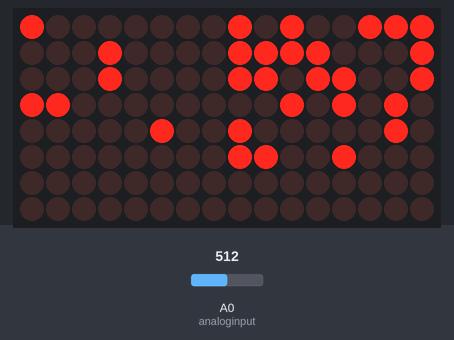
Bench run of a sketch on a simulated Arduino Uno, built with avr-gcc and run on an emulated ATmega328P. Shown: 16×8 LED matrix. Inputs (shaded band) come from the test bench; at power-on: A0 (analoginput) = 512. Random numbers use the default seed unless the sketch sets one; what the sketch prints to the serial monitor is not drawn.

Above: at 2.4 s.
2.5 s: A0 (analoginput) set to 779
10.9 s: A0 (analoginput) set to 813
At 18.25 s:
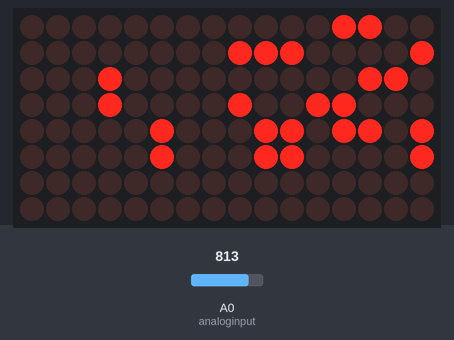
19.3 s: A0 (analoginput) set to 740
At 26.7 s:
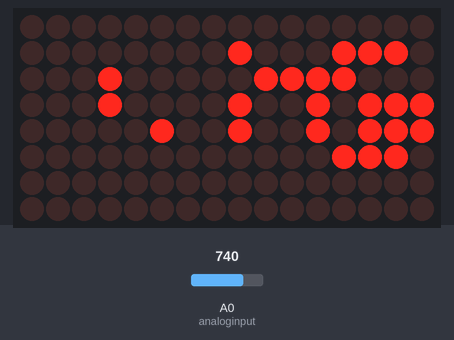
27.7 s: A0 (analoginput) set to 900
At 35.15 s:
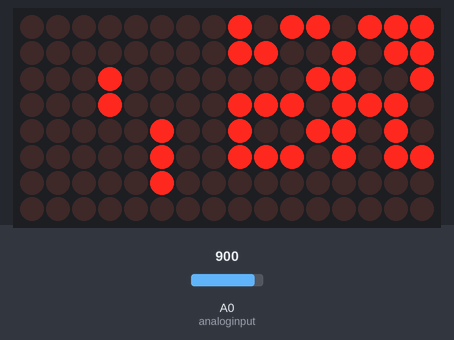
36.1 s: A0 (analoginput) set to 849
44.6 s: A0 (analoginput) set to 819
At 52.04 s:
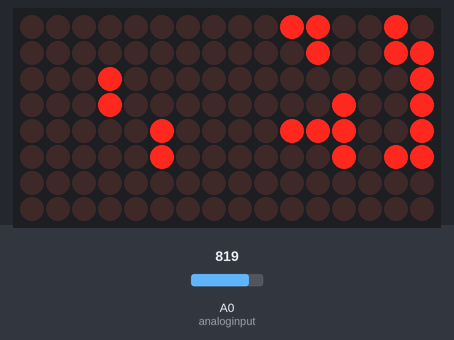

Measured:
- the behaviour switches between 796 and 797 on A0 (analoginput) (found by bisection; images 0 and 1)
- the behaviour switches between 831 and 830 on A0 (analoginput) (found by bisection; images 3 and 4)

The sketch:

RSeries_CBI_DataPort_v010.ino
```cpp
// R-Series Charging Bay Indicators & DataPort Demo
// with Optional Voltage Monitor & Display
// CCv3 SA BY - 2012 Michael Erwin
// An Extension to Teeces Logics
//
// Requires Arduino IDE 1.0 or higher
//
// Release History
// v010 - Fixed Issue that blanked the VCC Led status when running ESBmode on the CBI
// v009 - Added Support for DataPort - sketch is not pretty.. but it is functional & easy to edit!
// v008 - Added Single Test all LEDs, and if monitorVCC == false, it simulates battery condition OK
// v007 - Changed status indicator operation to reflect ESBmode
// v006 - Added ESBmode to charging SEQ
// v005 - Added Voltage Monitor
// v004 - Demo Sketch
//
//We always have to include the library
#include "LedControl.h"


/*
 Now we need a LedControl to work with.
 ***** These pin numbers will probably not work with your hardware *****
 pin 13 is connected to the DataIn
 pin 12 is connected to the CLK
 pin 11 is connected to LOAD
 We have only 2 MAX72XX currently on the bus.
 */
//LedControl lc=LedControl(13,12,11,2);
LedControl lc=LedControl(2,4,8,2);   // RSeries FX i2c v5 Module Logics Connector
// That last ,2) means there are 2 7219s on this bus
// 0 is the CBI
// 1 is the A&A DP Logic


// you will need to adjust these variables for your configuration
boolean ESBmode = true;   // operates like charging scene on Dagobah otherwise operates line mode
boolean monitorVCC = true;// Set this to true to monitor voltage
boolean testLEDs = false; // Set to true to test every LED on initial startup

int analoginput = 0;       // Set this to which Analog Pin you use for the voltage in.

float greenVCC = 12.0;    // Green LED l21 on if above this voltage
float yellowVCC = 11.5;    // Yellow LED l22 on if above this voltage & below greenVCC... below turn on only RED l23


// For 15volts: R1=47k, R2=24k
// For 30volts: R1=47k, R2=9.4k

float R1 = 47000.0;     // >> resistance of R1 in ohms << the more accurate these values are
float R2 = 24000.0;     // >> resistance of R2 in ohms << the more accurate the measurement will be


float vout = 0.0;       // for voltage out measured analog input
int value = 0;          // used to hold the analog value coming out of the voltage divider
float vin = 0.0;        // voltage calulcated... since the divider allows for 15 volts


/* we always wait a bit between updates of the display */
unsigned long delaytime=300;

unsigned long delayDPtime=200;

unsigned long timeNew = 0;

void setup() {
  Serial.begin(19200);                    // DEBUG CODE

  /*
   The MAX72XX is in power-saving mode on startup,
   we have to do a wakeup call
   */
  lc.shutdown(0,false);
  delay(200);
  lc.shutdown(1,false);
  delay(200);

  /* and clear the display */
  lc.clearDisplay(0);
  delay(200);
  lc.clearDisplay(1);

  /* Set the brightness to a medium values */
  lc.setIntensity(0,8);
  delay(200);
  lc.setIntensity(1,5);
  delay(200);
  /* and clear the display */
  lc.clearDisplay(0);
  delay(200);
  lc.clearDisplay(1);

   if (monitorVCC == true) { pinMode(analoginput, INPUT);}


  if (testLEDs == true) {
    singleTest();
    delay(2000);
  }
  if (monitorVCC == false){
    l23on();
  }
}

/*
 This function will light up every Led on the CBI matrix.
 The led will blink along with the row-number.
 row number 4 (index==3) will blink 4 times etc.
 */
void singleTest() {
  // Test CBI First dev=0
  for(int row=0;row<4;row++) {
    for(int col=0;col<5;col++) {
      delay(delaytime);
      lc.setLed(0,row,col,true);
      delay(delaytime);
      for(int i=0;i<col;i++) {
        lc.setLed(0,row,col,false);
        delay(delaytime);
        lc.setLed(0,row,col,true);
        delay(delaytime);
      }
    }
  }
  l21on();  // RED
  delay(delaytime);
  l22on();  // YELLOW
  delay(delaytime);
  l23on();  // GREEN
  delay(delaytime);

  // Now for DP dev=1
  for(int row=0;row<6;row++) {
    for(int col=0;col<7;col++) {
      delay(delaytime);
      lc.setLed(1,row,col,true);
      delay(delaytime);
      for(int i=0;i<col;i++) {
        lc.setLed(1,row,col,false);
        delay(delaytime);
        lc.setLed(1,row,col,true);
        delay(delaytime);
      }
    }
  }
  l21off();
  l22off();
  l23off();
}

void l21on() // Voltage GREEN
{
lc.setLed(0,4,5,true);
}

void l22on()// Voltage Yellow
{
lc.setLed(0,5,5,true);
}

void l23on()// Voltage RED
{
lc.setLed(0,6,5,true);
}


void l21off() // Voltage Green
{
lc.setLed(0,4,5,false);
}

void l22off() // Voltage Yellow
{
lc.setLed(0,5,5,false);
}

void l23off() // Voltage Red
{
lc.setLed(0,6,5,false);
}


void heartSEQ() {
 // Step 0
  lc.setRow(0,0,B01110000);
  lc.setRow(0,1,B00100000);
  lc.setRow(0,2,B00100000);
  lc.setRow(0,3,B01110000);
  delay(1000);
  // Step 1
  lc.setRow(0,0,B01010000);
  lc.setRow(0,1,B11111000);
  lc.setRow(0,2,B01110000);
  lc.setRow(0,3,B00100000);
  delay(1000);
  // Step 1
  lc.setRow(0,0,B01010000);
  lc.setRow(0,1,B01010000);
  lc.setRow(0,2,B01010000);
  lc.setRow(0,3,B01110000);
  delay(1000);


}


/*
 This function in a fashon like ESB scene
i */
void chargingSEQ() {  // used when monitorVCC == false
 // Step 0
  lc.setRow(0,0,B11111000);
  lc.setRow(0,1,B11111000);
  lc.setRow(0,2,B11111000);
  lc.setRow(0,3,B00000000);
  l21on();
  delay(delaytime);
 // Step 1
  lc.setRow(0,1,B00000000);
  delay(delaytime);
 // Step 2
  lc.setRow(0,1,B11111000);
  lc.setRow(0,2,B00000000);
  lc.setRow(0,3,B11111000);
  l22on();
  delay(delaytime);
 // Step 3
  lc.setRow(0,0,B00000000);
  lc.setRow(0,1,B11111000);
  lc.setRow(0,2,B11111000);
  lc.setRow(0,3,B00000000);
  l23on();
  delay(delaytime);
// Step 4
  lc.setRow(0,0,B11111000);
  lc.setRow(0,1,B11111000);
  lc.setRow(0,2,B11111000);
  lc.setRow(0,3,B11111000);
  delay(300);
// Step 5
  lc.setRow(0,0,B11111000);
  lc.setRow(0,1,B00000000);
  lc.setRow(0,1,B00000000);
  lc.setRow(0,3,B00000000);
  delay(delaytime);
// Step 6
  lc.setRow(0,0,B00000000);
  lc.setRow(0,1,B11111000);
  lc.setRow(0,2,B00000000);
  lc.setRow(0,3,B00000000);
  l23off();
  delay(delaytime);
// Step 7
  lc.setRow(0,0,B11111000);
  lc.setRow(0,1,B11111000);
  lc.setRow(0,2,B00000000);
  lc.setRow(0,3,B00000000);
  l22off();
  delay(delaytime);
  // Step 8
  lc.setRow(0,0,B00000000);
  lc.setRow(0,1,B11111000);
  lc.setRow(0,2,B00000000);
  lc.setRow(0,3,B11111000);
  l21off();
  delay(delaytime);
  // Step 9
  lc.setRow(0,0,B00000000);
  lc.setRow(0,1,B11111000);
  lc.setRow(0,2,B11111000);
  lc.setRow(0,3,B11111000);
  delay(delaytime);
}


void operatingSEQ() {          // used when monitorVCC == true
 // Step 0
  lc.setRow(0,0,B11111000);
  lc.setRow(0,1,B11111000);
  lc.setRow(0,2,B11111000);
  lc.setRow(0,3,B00000000);
  delay(delaytime);
 // Step 1
  lc.setRow(0,1,B00000000);
  delay(delaytime);
 // Step 2
  lc.setRow(0,1,B11111000);
  lc.setRow(0,2,B00000000);
  lc.setRow(0,3,B11111000);
  delay(delaytime);
 // Step 3
  lc.setRow(0,0,B00000000);
  lc.setRow(0,1,B11111000);
  lc.setRow(0,2,B11111000);
  lc.setRow(0,3,B00000000);
  delay(delaytime);
// Step 4
  lc.setRow(0,0,B11111000);
  lc.setRow(0,1,B11111000);
  lc.setRow(0,2,B11111000);
  lc.setRow(0,3,B11111000);
  delay(300);
// Step 5
  lc.setRow(0,0,B11111000);
  lc.setRow(0,1,B00000000);
  lc.setRow(0,1,B00000000);
  lc.setRow(0,3,B00000000);
  delay(delaytime);
// Step 6
  lc.setRow(0,0,B00000000);
  lc.setRow(0,1,B11111000);
  lc.setRow(0,2,B00000000);
  lc.setRow(0,3,B00000000);
  delay(delaytime);
// Step 7
  lc.setRow(0,0,B11111000);
  lc.setRow(0,1,B11111000);
  lc.setRow(0,2,B00000000);
  lc.setRow(0,3,B00000000);
  delay(delaytime);
  // Step 8
  lc.setRow(0,0,B00000000);
  lc.setRow(0,1,B11111000);
  lc.setRow(0,2,B00000000);
  lc.setRow(0,3,B11111000);
  delay(delaytime);
  // Step 9
  lc.setRow(0,0,B00000000);
  lc.setRow(0,1,B11111000);
  lc.setRow(0,2,B11111000);
  lc.setRow(0,3,B11111000);
  delay(delaytime);
}

void blankCBI() {          // used when monitorVCC == true
 // Step 0
  lc.setRow(0,0,B00000000);
  lc.setRow(0,1,B00000000);
  lc.setRow(0,2,B00000000);
  lc.setRow(0,3,B00000000);
}


void ESBoperatingSEQ() {          // used when ESBmode == true
 // Step 0
  lc.setRow(0,0,B00000000);
  lc.setRow(0,1,B00000000);
  lc.setRow(0,2,B00010000);
  lc.setRow(0,3,B00010000);
  delay(delaytime);

 // Step 1
  lc.setRow(0,0,B00000000);
  lc.setRow(0,1,B00000000);
  lc.setRow(0,2,B00010000);
  lc.setRow(0,3,B00000000);
  if (monitorVCC == false){
    l21on();
  }
  delay(delaytime);

 // Step 2
  lc.setRow(0,0,B00000000);
  lc.setRow(0,1,B00010000);
  lc.setRow(0,2,B00010000);
  lc.setRow(0,3,B00000000);
  delay(delaytime);

  // Step 3
  lc.setRow(0,0,B10000000);
  lc.setRow(0,1,B00010000);
  lc.setRow(0,2,B00010000);
  lc.setRow(0,3,B11000000);
  if (monitorVCC == false){
    l21off();
  }
  delay(delaytime);

// Update DP Logic
   timeNew= millis();
   animateDPLogic(timeNew);


 // Step 4
  lc.setRow(0,0,B00010000);
  lc.setRow(0,1,B00010000);
  lc.setRow(0,2,B00010000);
  lc.setRow(0,3,B11000000);
  delay(delaytime);

 // Step 5
  lc.setRow(0,0,B00010000);
  lc.setRow(0,1,B00010000);
  lc.setRow(0,2,B00010000);
  lc.setRow(0,3,B01000000);
  if (monitorVCC == false){
    l21on();
  }
  delay(delaytime);

  // Step 6
  lc.setRow(0,0,B00010000);
  lc.setRow(0,1,B00010000);
  lc.setRow(0,2,B00010000);
  lc.setRow(0,3,B00000000);
  delay(delaytime);

// Update DP Logic
   timeNew= millis();
   animateDPLogic(timeNew);


 // Step 7
  lc.setRow(0,0,B00010000);
  lc.setRow(0,1,B00000000);
  lc.setRow(0,2,B00010000);
  lc.setRow(0,3,B00010000);
  if (monitorVCC == false){
    l21off();
  }
  delay(delaytime);

 // Step 8
  lc.setRow(0,0,B00010000);
  lc.setRow(0,1,B00110000);
  lc.setRow(0,2,B00000000);
  lc.setRow(0,3,B00110000);
  delay(delaytime);

 // Step 9
  lc.setRow(0,0,B00000000);
  lc.setRow(0,1,B00010000);
  lc.setRow(0,2,B00000000);
  lc.setRow(0,3,B00000000);
  delay(delaytime);

// Update DP Logic
   timeNew= millis();
   animateDPLogic(timeNew);


 // Step 10
  lc.setRow(0,0,B00000000);
  lc.setRow(0,1,B00000000);
  lc.setRow(0,2,B00010000);
  lc.setRow(0,3,B00000000);
  if (monitorVCC == false){
    l22on();
    l21on();
  }
  delay(delaytime);


 // Step 11
  lc.setRow(0,0,B00000000);
  lc.setRow(0,1,B00010000);
  lc.setRow(0,2,B00010000);
  lc.setRow(0,3,B00000000);
  delay(delaytime);

 // Step 12
  lc.setRow(0,0,B00000000);
  lc.setRow(0,1,B00010000);
  lc.setRow(0,2,B00000000);
  lc.setRow(0,3,B00010000);
  if (monitorVCC == false){
    l22off();
    l21off();
  }
  delay(delaytime);

// Update DP Logic
   timeNew= millis();
   animateDPLogic(timeNew);


 // Step 13
  lc.setRow(0,0,B10000000);
  lc.setRow(0,1,B00010000);
  lc.setRow(0,2,B00010000);
  lc.setRow(0,3,B10110000);
  delay(delaytime);

 // Step 14
  lc.setRow(0,0,B10000000);
  lc.setRow(0,1,B01010000);
  lc.setRow(0,2,B00010000);
  lc.setRow(0,3,B10100000);
  if (monitorVCC == false){
    l21on();
  }
  delay(delaytime);


 // Step 15
  lc.setRow(0,0,B10000000);
  lc.setRow(0,1,B01010000);
  lc.setRow(0,2,B00010000);
  lc.setRow(0,3,B10000000);
  delay(delaytime);

// Update DP Logic
   timeNew= millis();
   animateDPLogic(timeNew);

 // Step 16
  lc.setRow(0,0,B10000000);
  lc.setRow(0,1,B00100000);
  lc.setRow(0,2,B00010000);
  lc.setRow(0,3,B11000000);
  if (monitorVCC == false){
    l21off();
  }
  delay(delaytime);

 // Step 17
  lc.setRow(0,0,B10000000);
  lc.setRow(0,1,B00010000);
  lc.setRow(0,2,B00010000);
  lc.setRow(0,3,B11000000);
  delay(delaytime);

 // Step 18
  lc.setRow(0,0,B00000000);
  lc.setRow(0,1,B00010000);
  lc.setRow(0,2,B00000000);
  lc.setRow(0,3,B00000000);
  if (monitorVCC == false){
    l21on();
  }
  delay(delaytime);

// Update DP Logic
   timeNew= millis();
   animateDPLogic(timeNew);

 // Step 19
  lc.setRow(0,0,B10000000);
  lc.setRow(0,1,B00010000);
  lc.setRow(0,2,B00010000);
  lc.setRow(0,3,B01100000);
  delay(delaytime);

 // Step 20
  lc.setRow(0,0,B10000000);
  lc.setRow(0,1,B10000000);
  lc.setRow(0,2,B01010000);
  lc.setRow(0,3,B00000000);
  if (monitorVCC == false){
    l21off();
  }
  delay(delaytime);

 // Step 21
  lc.setRow(0,0,B00000000);
  lc.setRow(0,1,B00100000);
  lc.setRow(0,2,B01011000);
  lc.setRow(0,3,B01000000);
  delay(delaytime);

// Update DP Logic
   timeNew= millis();
   animateDPLogic(timeNew);


 // Step 22
  lc.setRow(0,0,B00000000);
  lc.setRow(0,1,B00011000);
  lc.setRow(0,2,B01011000);
  lc.setRow(0,3,B01000000);
  if (monitorVCC == false){
    l21on();
  }
  delay(delaytime);

 // Step 25
  lc.setRow(0,0,B00000000);
  lc.setRow(0,1,B00010000);
  lc.setRow(0,2,B01011000);
  lc.setRow(0,3,B01000000);
  delay(delaytime);

 // Step 26
  lc.setRow(0,0,B10001000);
  lc.setRow(0,1,B00100000);
  lc.setRow(0,2,B01001000);
  lc.setRow(0,3,B01000000);
  if (monitorVCC == false){
    l21off();
  }
  delay(delaytime);

 // Step 27
  lc.setRow(0,0,B00000000);
  lc.setRow(0,1,B00000000);
  lc.setRow(0,2,B00001000);
  lc.setRow(0,3,B00000000);
  delay(delaytime);

 // Step 28
  lc.setRow(0,0,B00000000);
  lc.setRow(0,1,B00010000);
  lc.setRow(0,2,B01001000);
  lc.setRow(0,3,B01000000);
  if (monitorVCC == false){
    l21on();
  }
  delay(delaytime);

// Update DP Logic
   timeNew= millis();
   animateDPLogic(timeNew);


 // Step 29
  lc.setRow(0,0,B00000000);
  lc.setRow(0,1,B00010000);
  lc.setRow(0,2,B01001000);
  lc.setRow(0,3,B01000000);
  delay(delaytime);

}

void allON(){
// Step 4
  lc.setRow(0,0,B11111000);
  lc.setRow(0,1,B11111000);
  lc.setRow(0,2,B11111000);
  lc.setRow(0,3,B11111000);
  delay(300);

}


void getVCC(){
 value = analogRead(analoginput);// this must be between 0.0 and 5.0 - otherwise you'll let the blue smoke out of your ar
 vout= (value * 5.0)/1024.0;  //voltage coming out of the voltage divider
 vin = vout / (R2/(R1+R2));  //voltage to display

 Serial.print("Volt Out = ");                                  // DEBUG CODE
 Serial.print(vout, 1);   //Print float "vin" with 1 decimal   // DEBUG CODE


 Serial.print("\tVolts Calc = ");                             // DEBUG CODE
 Serial.print(vin, 1);   //Print float "vin" with 1 decimal   // DEBUG CODE

 if (vin >= greenVCC) {
   l21on();
   l22on();
   l23on();
//   Serial.println("\tTurn on Led l23 - GREEN");              // DEBUG CODE
 } else if (vin >= yellowVCC) {
     l21on();
     l22on();
     l23off();
//     Serial.println("\tTurn on Led l22 - YELLOW");           // DEBUG CODE
 } else {              // voltage is below yellowVCC value, so turn on l23.
     l21on();
     l22off();
     l23off();
//     Serial.println("\tTurn on Led l21 - RED");              // DEBUG CODE

 }
}


void loop() {
 timeNew= millis();
 animateDPLogic(timeNew);
 if (monitorVCC == true){
   getVCC();          // Get Battery Status via the voltage divider circuit & display status

 }
 if (ESBmode==false) {operatingSEQ(); lc.clearDisplay(0);}
   else {ESBoperatingSEQ();}
   // blankCBI();

}

void animateDPLogic(unsigned long elapsed)
{
  static unsigned long timeLast=0;
  if ((elapsed - timeLast) < 750) return;
  timeLast = elapsed;

  int DPdev=1;
    for (int row=0; row<6; row++)
      lc.setRow(DPdev,row,random(0,256));
}
```
